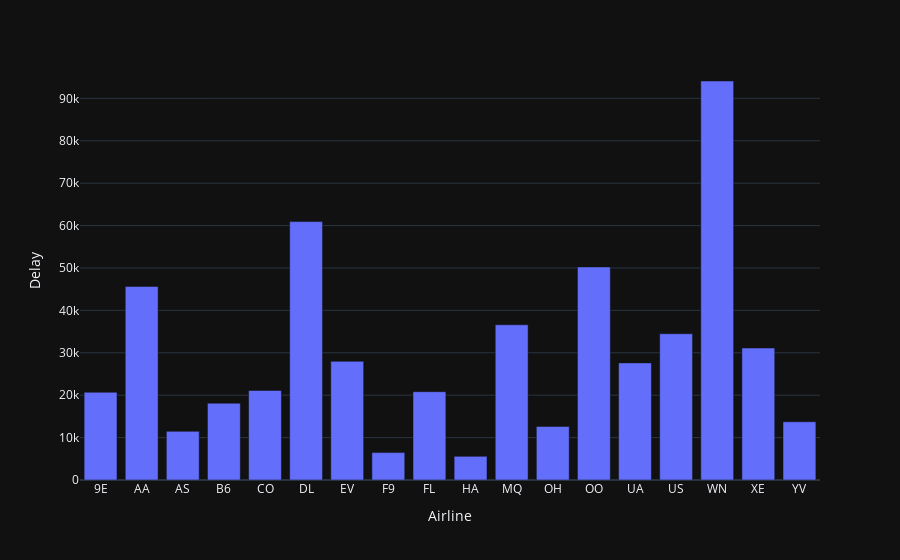

Notebook source saved alongside this figure:
### Markdown cell above
<font size="10">Sprawdzamy, które loty posiadają najwięcej opóźnień</font>

### Code cell
dt_df = data[['Airline','Delay']].groupby('Airline').agg('count').reset_index()
fig = px.bar(dt_df, x='Airline', y='Delay',template = 'plotly_dark')
fig.show()

### Figure 1 — Plotly figure (JSON) as saved in the notebook; plotly's stock layout.template omitted (floating-point values rounded to 4 significant figures)
{"data": [{"alignmentgroup": "True", "hovertemplate": "Airline=%{x}<br>Delay=%{y}<extra></extra>", "legendgroup": "", "marker": {"color": "#636efa", "pattern": {"shape": ""}}, "name": "", "offsetgroup": "", "orientation": "v", "showlegend": false, "textposition": "auto", "type": "bar", "x": ["9E", "AA", "AS", "B6", "CO", "DL", "EV", "F9", "FL", "HA", "MQ", "OH", "OO", "UA", "US", "WN", "XE", "YV"], "xaxis": "x", "y": [20686, 45656, 11471, 18112, 21118, 60940, 27983, 6456, 20827, 5578, 36605, 12630, 50254, 27619, 34500, 94097, 31126, 13725], "yaxis": "y"}], "layout": {"barmode": "relative", "legend": {"tracegroupgap": 0}, "margin": {"t": 60}, "xaxis": {"anchor": "y", "domain": [0, 1], "title": {"text": "Airline"}}, "yaxis": {"anchor": "x", "domain": [0, 1], "title": {"text": "Delay"}}}}
